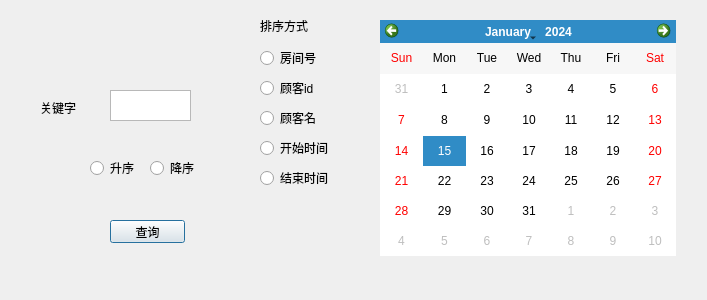
<?xml version="1.0" encoding="UTF-8"?>
<ui version="4.0">
 <class>tablebquery</class>
 <widget class="QDialog" name="tablebquery">
  <property name="geometry">
   <rect>
    <x>0</x>
    <y>0</y>
    <width>707</width>
    <height>300</height>
   </rect>
  </property>
  <property name="windowTitle">
   <string>Dialog</string>
  </property>
  <widget class="QTextEdit" name="textEdit">
   <property name="geometry">
    <rect>
     <x>110</x>
     <y>90</y>
     <width>81</width>
     <height>31</height>
    </rect>
   </property>
  </widget>
  <widget class="QLabel" name="label">
   <property name="geometry">
    <rect>
     <x>40</x>
     <y>100</y>
     <width>61</width>
     <height>16</height>
    </rect>
   </property>
   <property name="text">
    <string>关键字</string>
   </property>
  </widget>
  <widget class="QRadioButton" name="upButton">
   <property name="geometry">
    <rect>
     <x>90</x>
     <y>160</y>
     <width>61</width>
     <height>16</height>
    </rect>
   </property>
   <property name="text">
    <string>升序</string>
   </property>
  </widget>
  <widget class="QRadioButton" name="downButton_2">
   <property name="geometry">
    <rect>
     <x>150</x>
     <y>160</y>
     <width>89</width>
     <height>16</height>
    </rect>
   </property>
   <property name="text">
    <string>降序</string>
   </property>
  </widget>
  <widget class="QPushButton" name="pushButton">
   <property name="geometry">
    <rect>
     <x>110</x>
     <y>220</y>
     <width>75</width>
     <height>23</height>
    </rect>
   </property>
   <property name="text">
    <string>查询</string>
   </property>
  </widget>
  <widget class="QLabel" name="label_2">
   <property name="geometry">
    <rect>
     <x>260</x>
     <y>20</y>
     <width>54</width>
     <height>12</height>
    </rect>
   </property>
   <property name="text">
    <string>排序方式</string>
   </property>
  </widget>
  <widget class="QRadioButton" name="ridButton_3">
   <property name="geometry">
    <rect>
     <x>260</x>
     <y>50</y>
     <width>89</width>
     <height>16</height>
    </rect>
   </property>
   <property name="text">
    <string>房间号</string>
   </property>
  </widget>
  <widget class="QRadioButton" name="cidButton_4">
   <property name="geometry">
    <rect>
     <x>260</x>
     <y>80</y>
     <width>89</width>
     <height>16</height>
    </rect>
   </property>
   <property name="text">
    <string>顾客id</string>
   </property>
  </widget>
  <widget class="QRadioButton" name="cnameButton_5">
   <property name="geometry">
    <rect>
     <x>260</x>
     <y>110</y>
     <width>89</width>
     <height>16</height>
    </rect>
   </property>
   <property name="text">
    <string>顾客名</string>
   </property>
  </widget>
  <widget class="QRadioButton" name="startTButton_6">
   <property name="geometry">
    <rect>
     <x>260</x>
     <y>140</y>
     <width>89</width>
     <height>16</height>
    </rect>
   </property>
   <property name="text">
    <string>开始时间</string>
   </property>
  </widget>
  <widget class="QRadioButton" name="endTButton_7">
   <property name="geometry">
    <rect>
     <x>260</x>
     <y>170</y>
     <width>89</width>
     <height>16</height>
    </rect>
   </property>
   <property name="text">
    <string>结束时间</string>
   </property>
  </widget>
  <widget class="QCalendarWidget" name="calendarWidget">
   <property name="geometry">
    <rect>
     <x>380</x>
     <y>20</y>
     <width>296</width>
     <height>236</height>
    </rect>
   </property>
   <property name="firstDayOfWeek">
    <enum>Qt::Sunday</enum>
   </property>
   <property name="verticalHeaderFormat">
    <enum>QCalendarWidget::NoVerticalHeader</enum>
   </property>
   <property name="navigationBarVisible">
    <bool>true</bool>
   </property>
  </widget>
 </widget>
 <resources/>
 <connections/>
</ui>
